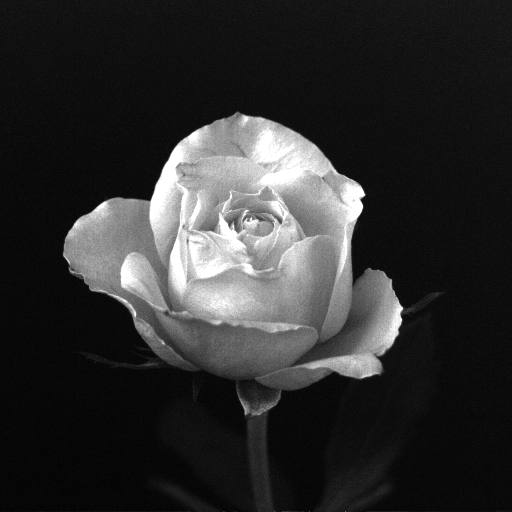
#> input picture fft/rose512.tif, 512 x 512 px
$ python Q3.py
#> lines starting #> are read from the running program, lines starting #| are printed output that depends on the picture
### fft/Q2.py
#!/usr/bin/env python
# encoding: utf-8
'''
@author: shibaorong
@license: (C) Copyright 2019, Node Supply Chain Manager Corporation Limited.
@contact: diamond_br@163.com
@software: pycharm
@file: Q2.py
@time: 2019/10/12 16:17
@desc:
'''
import Q1
import numpy as np
import cv2
import matplotlib.pyplot as plt

def idft2D(F):

    F_shape=F.shape
    F=F.conj()
    F=np.fft.fft(F,axis=-2)
    F = np.fft.fft(F, axis=-1)
    F/=F_shape[0]*F_shape[1]
    F=F.conj()
    return F

# [8 lines that do not run on import are left out]

### fft/Q1.py
#!/usr/bin/env python
# encoding: utf-8
'''
@author: shibaorong
@license: (C) Copyright 2019, Node Supply Chain Manager Corporation Limited.
@contact: diamond_br@163.com
@software: pycharm
@file: Q1.py
@time: 2019/10/12 14:27
@desc:
'''
import numpy as np
import cv2
import matplotlib.pyplot as plt

def dft2D(f):

    f=np.fft.fft(f,axis=-1)
    f=np.fft.fft(f,axis=-2)

    return f

# [6 lines that do not run on import are left out]

### fft/Q3.py
#!/usr/bin/env python
# encoding: utf-8
'''
@author: shibaorong
@license: (C) Copyright 2019, Node Supply Chain Manager Corporation Limited.
@contact: diamond_br@163.com
@software: pycharm
@file: Q3.py
@time: 2019/10/12 16:57
@desc:
'''
import Q1
import Q2
import cv2
import matplotlib.pyplot as plt
import numpy as np

def normalization(f):
    return f/255.0

if __name__=='__main__':

    f=cv2.imread('rose512.tif',0)
#> f is the input picture: shape (512, 512); min 0, max 255, mean 46.8
    f=normalization(f)
    F=Q1.dft2D(f)
    g=Q2.idft2D(F)
    d=f-g
    fimg = np.abs(d)
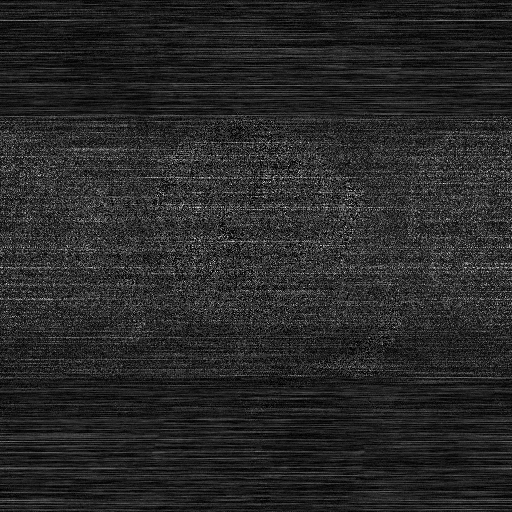
#> fimg: shape (512, 512) float64; min 0, max 5.57e-16, mean 8.81e-17; drawn with min black and max white
    plt.imshow(fimg,'gray')
    plt.show()
